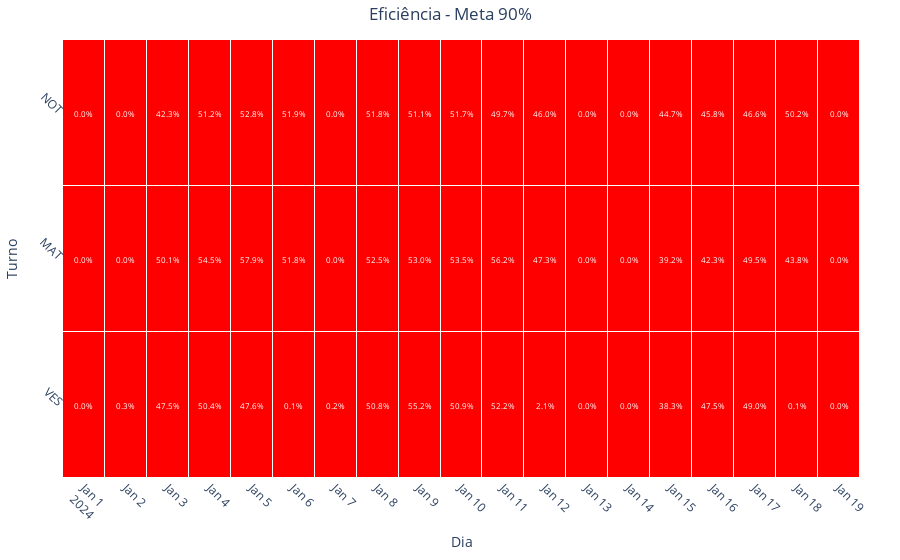

Source (notebook cell):
### Code cell
graph_heatmap_eff(df_eff, 90)
test(df_eff, 90)

### Figure 1 — Plotly figure (JSON) as saved in the notebook; plotly's stock layout.template omitted (floating-point values rounded to 4 significant figures)
{"data": [{"colorscale": [[0, "red"], [0.9, "red"], [0.9, "green"], [1, "green"]], "hoverongaps": false, "hovertemplate": "Turno: %{y}<br>Dia: %{x}<br>Valor: %{z:.1%}", "showscale": false, "type": "heatmap", "x": ["2024-01-01", "2024-01-02", "2024-01-03", "2024-01-04", "2024-01-05", "2024-01-06", "2024-01-07", "2024-01-08", "2024-01-09", "2024-01-10", "2024-01-11", "2024-01-12", "2024-01-13", "2024-01-14", "2024-01-15", "2024-01-16", "2024-01-17", "2024-01-18", "2024-01-19"], "xgap": 1, "y": ["VES", "MAT", "NOT"], "ygap": 1, "z": [[0, 0.002906, 0.4754, 0.504, 0.4763, 0.0008564, 0.001657, 0.5083, 0.5524, 0.5087, 0.5216, 0.02051, 0, 0.0001123, 0.3834, 0.4754, 0.4898, 0.001053, 0], [0, 0, 0.5012, 0.545, 0.5787, 0.5184, 0, 0.5247, 0.5297, 0.535, 0.5616, 0.4732, 0, 0, 0.3924, 0.4231, 0.4949, 0.438, 0], [0, 0, 0.4231, 0.5122, 0.5285, 0.5188, 0, 0.5184, 0.5113, 0.5173, 0.4972, 0.4601, 0, 0, 0.4473, 0.458, 0.4659, 0.5023, 0]], "zmax": 1, "zmin": 0}], "layout": {"annotations": [{"font": {"color": "white", "size": 8}, "showarrow": false, "text": "0.0%", "x": "2024-01-01", "y": "VES"}, {"font": {"color": "white", "size": 8}, "showarrow": false, "text": "0.3%", "x": "2024-01-02", "y": "VES"}, {"font": {"color": "white", "size": 8}, "showarrow": false, "text": "47.5%", "x": "2024-01-03", "y": "VES"}, {"font": {"color": "white", "size": 8}, "showarrow": false, "text": "50.4%", "x": "2024-01-04", "y": "VES"}, {"font": {"color": "white", "size": 8}, "showarrow": false, "text": "47.6%", "x": "2024-01-05", "y": "VES"}, {"font": {"color": "white", "size": 8}, "showarrow": false, "text": "0.1%", "x": "2024-01-06", "y": "VES"}, {"font": {"color": "white", "size": 8}, "showarrow": false, "text": "0.2%", "x": "2024-01-07", "y": "VES"}, {"font": {"color": "white", "size": 8}, "showarrow": false, "text": "50.8%", "x": "2024-01-08", "y": "VES"}, {"font": {"color": "white", "size": 8}, "showarrow": false, "text": "55.2%", "x": "2024-01-09", "y": "VES"}, {"font": {"color": "white", "size": 8}, "showarrow": false, "text": "50.9%", "x": "2024-01-10", "y": "VES"}, {"font": {"color": "white", "size": 8}, "showarrow": false, "text": "52.2%", "x": "2024-01-11", "y": "VES"}, {"font": {"color": "white", "size": 8}, "showarrow": false, "text": "2.1%", "x": "2024-01-12", "y": "VES"}, {"font": {"color": "white", "size": 8}, "showarrow": false, "text": "0.0%", "x": "2024-01-13", "y": "VES"}, {"font": {"color": "white", "size": 8}, "showarrow": false, "text": "0.0%", "x": "2024-01-14", "y": "VES"}, {"font": {"color": "white", "size": 8}, "showarrow": false, "text": "38.3%", "x": "2024-01-15", "y": "VES"}, {"font": {"color": "white", "size": 8}, "showarrow": false, "text": "47.5%", "x": "2024-01-16", "y": "VES"}, {"font": {"color": "white", "size": 8}, "showarrow": false, "text": "49.0%", "x": "2024-01-17", "y": "VES"}, {"font": {"color": "white", "size": 8}, "showarrow": false, "text": "0.1%", "x": "2024-01-18", "y": "VES"}, {"font": {"color": "white", "size": 8}, "showarrow": false, "text": "0.0%", "x": "2024-01-19", "y": "VES"}, {"font": {"color": "white", "size": 8}, "showarrow": false, "text": "0.0%", "x": "2024-01-01", "y": "MAT"}, {"font": {"color": "white", "size": 8}, "showarrow": false, "text": "0.0%", "x": "2024-01-02", "y": "MAT"}, {"font": {"color": "white", "size": 8}, "showarrow": false, "text": "50.1%", "x": "2024-01-03", "y": "MAT"}, {"font": {"color": "white", "size": 8}, "showarrow": false, "text": "54.5%", "x": "2024-01-04", "y": "MAT"}, {"font": {"color": "white", "size": 8}, "showarrow": false, "text": "57.9%", "x": "2024-01-05", "y": "MAT"}, {"font": {"color": "white", "size": 8}, "showarrow": false, "text": "51.8%", "x": "2024-01-06", "y": "MAT"}, {"font": {"color": "white", "size": 8}, "showarrow": false, "text": "0.0%", "x": "2024-01-07", "y": "MAT"}, {"font": {"color": "white", "size": 8}, "showarrow": false, "text": "52.5%", "x": "2024-01-08", "y": "MAT"}, {"font": {"color": "white", "size": 8}, "showarrow": false, "text": "53.0%", "x": "2024-01-09", "y": "MAT"}, {"font": {"color": "white", "size": 8}, "showarrow": false, "text": "53.5%", "x": "2024-01-10", "y": "MAT"}, {"font": {"color": "white", "size": 8}, "showarrow": false, "text": "56.2%", "x": "2024-01-11", "y": "MAT"}, {"font": {"color": "white", "size": 8}, "showarrow": false, "text": "47.3%", "x": "2024-01-12", "y": "MAT"}, {"font": {"color": "white", "size": 8}, "showarrow": false, "text": "0.0%", "x": "2024-01-13", "y": "MAT"}, {"font": {"color": "white", "size": 8}, "showarrow": false, "text": "0.0%", "x": "2024-01-14", "y": "MAT"}, {"font": {"color": "white", "size": 8}, "showarrow": false, "text": "39.2%", "x": "2024-01-15", "y": "MAT"}, {"font": {"color": "white", "size": 8}, "showarrow": false, "text": "42.3%", "x": "2024-01-16", "y": "MAT"}, {"font": {"color": "white", "size": 8}, "showarrow": false, "text": "49.5%", "x": "2024-01-17", "y": "MAT"}, {"font": {"color": "white", "size": 8}, "showarrow": false, "text": "43.8%", "x": "2024-01-18", "y": "MAT"}, {"font": {"color": "white", "size": 8}, "showarrow": false, "text": "0.0%", "x": "2024-01-19", "y": "MAT"}, {"font": {"color": "white", "size": 8}, "showarrow": false, "text": "0.0%", "x": "2024-01-01", "y": "NOT"}, {"font": {"color": "white", "size": 8}, "showarrow": false, "text": "0.0%", "x": "2024-01-02", "y": "NOT"}, {"font": {"color": "white", "size": 8}, "showarrow": false, "text": "42.3%", "x": "2024-01-03", "y": "NOT"}, {"font": {"color": "white", "size": 8}, "showarrow": false, "text": "51.2%", "x": "2024-01-04", "y": "NOT"}, {"font": {"color": "white", "size": 8}, "showarrow": false, "text": "52.8%", "x": "2024-01-05", "y": "NOT"}, {"font": {"color": "white", "size": 8}, "showarrow": false, "text": "51.9%", "x": "2024-01-06", "y": "NOT"}, {"font": {"color": "white", "size": 8}, "showarrow": false, "text": "0.0%", "x": "2024-01-07", "y": "NOT"}, {"font": {"color": "white", "size": 8}, "showarrow": false, "text": "51.8%", "x": "2024-01-08", "y": "NOT"}, {"font": {"color": "white", "size": 8}, "showarrow": false, "text": "51.1%", "x": "2024-01-09", "y": "NOT"}, {"font": {"color": "white", "size": 8}, "showarrow": false, "text": "51.7%", "x": "2024-01-10", "y": "NOT"}, {"font": {"color": "white", "size": 8}, "showarrow": false, "text": "49.7%", "x": "2024-01-11", "y": "NOT"}, {"font": {"color": "white", "size": 8}, "showarrow": false, "text": "46.0%", "x": "2024-01-12", "y": "NOT"}, {"font": {"color": "white", "size": 8}, "showarrow": false, "text": "0.0%", "x": "2024-01-13", "y": "NOT"}, {"font": {"color": "white", "size": 8}, "showarrow": false, "text": "0.0%", "x": "2024-01-14", "y": "NOT"}, {"font": {"color": "white", "size": 8}, "showarrow": false, "text": "44.7%", "x": "2024-01-15", "y": "NOT"}, {"font": {"color": "white", "size": 8}, "showarrow": false, "text": "45.8%", "x": "2024-01-16", "y": "NOT"}, {"font": {"color": "white", "size": 8}, "showarrow": false, "text": "46.6%", "x": "2024-01-17", "y": "NOT"}, {"font": {"color": "white", "size": 8}, "showarrow": false, "text": "50.2%", "x": "2024-01-18", "y": "NOT"}, {"font": {"color": "white", "size": 8}, "showarrow": false, "text": "0.0%", "x": "2024-01-19", "y": "NOT"}], "margin": {"b": 40, "l": 40, "r": 40, "t": 40}, "plot_bgcolor": "white", "title": {"text": "Eficiência - Meta 90%", "x": 0.5}, "xaxis": {"nticks": 31, "tickangle": 45, "tickmode": "linear", "ticktext": [1, 2, 3, 4, 5, 6, 7, 8, 9, 10, 11, 12, 13, 14, 15, 16, 17, 18, 19, 20, 21, 22, 23, 24, 25, 26, 27, 28, 29, 30, 31], "tickvals": [1, 2, 3, 4, 5, 6, 7, 8, 9, 10, 11, 12, 13, 14, 15, 16, 17, 18, 19, 20, 21, 22, 23, 24, 25, 26, 27, 28, 29, 30, 31], "title": {"text": "Dia"}}, "yaxis": {"tickangle": 45, "tickmode": "linear", "title": {"text": "Turno"}}}}
